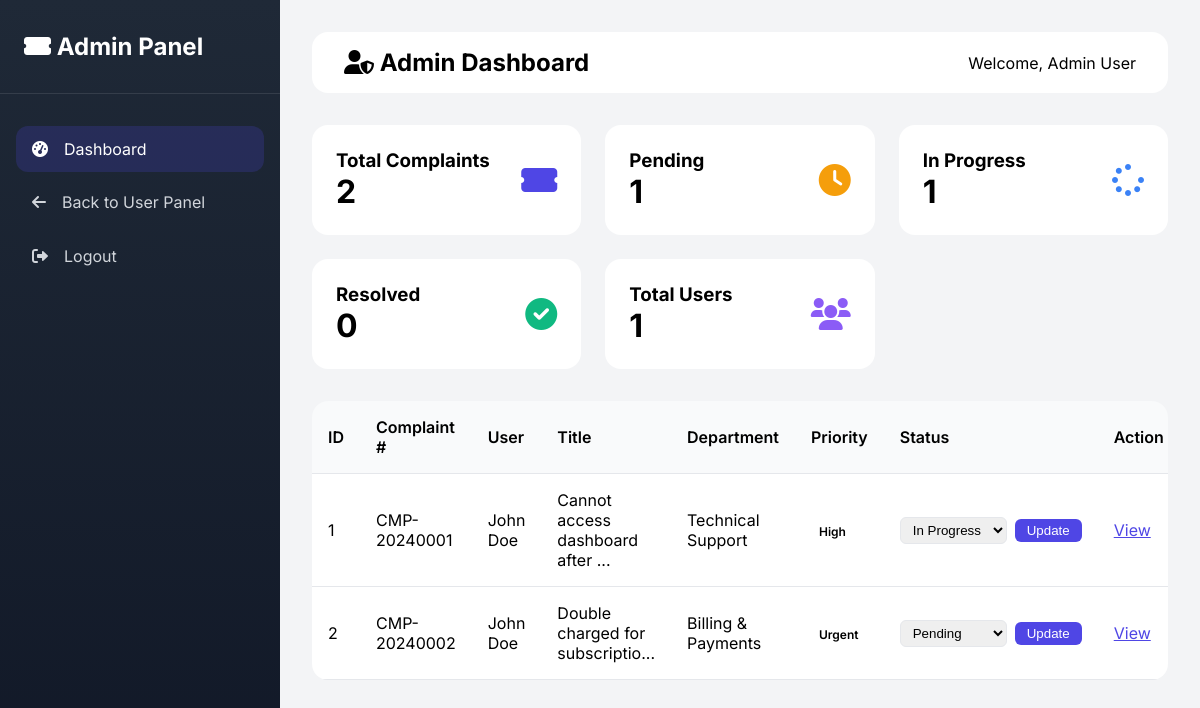
Screenshot of /complaint-2.0/admin/dashboard.php (signed in) with the database file from the repository.
### tables this page shows
CREATE TABLE IF NOT EXISTS complaints (
    id INT AUTO_INCREMENT PRIMARY KEY,
    user_id INT NOT NULL,
    department_id INT NOT NULL,
    complaint_number VARCHAR(20) UNIQUE NOT NULL,
    title VARCHAR(200) NOT NULL,
    description TEXT NOT NULL,
    priority ENUM('low', 'medium', 'high', 'urgent') DEFAULT 'medium',
    status ENUM('pending', 'in-progress', 'review', 'resolved', 'closed', 'rejected') DEFAULT 'pending',
    attachment VARCHAR(255) DEFAULT NULL,
    admin_response TEXT,
    resolved_at DATETIME,
    created_at TIMESTAMP DEFAULT CURRENT_TIMESTAMP,
    updated_at TIMESTAMP DEFAULT CURRENT_TIMESTAMP ON UPDATE CURRENT_TIMESTAMP,
    FOREIGN KEY (user_id) REFERENCES users(id) ON DELETE CASCADE,
    FOREIGN KEY (department_id) REFERENCES departments(id),
    INDEX idx_user (user_id),
    INDEX idx_status (status),
    INDEX idx_priority (priority),
    INDEX idx_complaint_number (complaint_number)
);

CREATE TABLE IF NOT EXISTS users (
    id INT AUTO_INCREMENT PRIMARY KEY,
    name VARCHAR(100) NOT NULL,
    email VARCHAR(100) UNIQUE NOT NULL,
    password VARCHAR(255) NOT NULL,
    phone VARCHAR(20),
    role ENUM('user', 'admin', 'support') DEFAULT 'user',
    profile_pic VARCHAR(255) DEFAULT NULL,
    email_verified BOOLEAN DEFAULT FALSE,
    verification_token VARCHAR(255),
    reset_token VARCHAR(255),
    reset_expires DATETIME,
    created_at TIMESTAMP DEFAULT CURRENT_TIMESTAMP,
    updated_at TIMESTAMP DEFAULT CURRENT_TIMESTAMP ON UPDATE CURRENT_TIMESTAMP,
    last_login DATETIME,
    is_active BOOLEAN DEFAULT TRUE,
    INDEX idx_email (email),
    INDEX idx_role (role)
);

CREATE TABLE IF NOT EXISTS departments (
    id INT AUTO_INCREMENT PRIMARY KEY,
    name VARCHAR(100) NOT NULL,
    description TEXT,
    head_name VARCHAR(100),
    head_email VARCHAR(100),
    response_time_hours INT DEFAULT 24,
    is_active BOOLEAN DEFAULT TRUE,
    created_at TIMESTAMP DEFAULT CURRENT_TIMESTAMP,
    INDEX idx_name (name)
);

### complaint-2.0/admin/dashboard.php (the view, shortened to what this page needs)
<?php
$db = Database::getInstance()->getConnection();
$stats = [];
$stats['total'] = $db->query("SELECT COUNT(*) as count FROM complaints")->fetch_assoc()['count'];
$stats['pending'] = $db->query("SELECT COUNT(*) as count FROM complaints WHERE status = 'pending'")->fetch_assoc()['count'];
$stats['in_progress'] = $db->query("SELECT COUNT(*) as count FROM complaints WHERE status = 'in-progress'")->fetch_assoc()['count'];
$stats['resolved'] = $db->query("SELECT COUNT(*) as count FROM complaints WHERE status = 'resolved'")->fetch_assoc()['count'];
$stats['users'] = $db->query("SELECT COUNT(*) as count FROM users WHERE role = 'user'")->fetch_assoc()['count'];
$complaints = $db->query("
    SELECT c.*, d.name as department_name, u.name as user_name
    FROM complaints c
    JOIN departments d ON c.department_id = d.id
    JOIN users u ON c.user_id = u.id
    ORDER BY c.created_at DESC LIMIT 20
");
?>
<!DOCTYPE html>
<html lang="en">
<head>
    <link rel="stylesheet" href="https://cdnjs.cloudflare.com/ajax/libs/font-awesome/6.0.0-beta3/css/all.min.css">
</head>
<body>
    <div class="sidebar">
        <div class="sidebar-header">
            <h2><i class="fas fa-ticket-alt"></i> Admin Panel</h2>
        </div>
        <div class="sidebar-nav">
            <a href="dashboard.php" class="active"><i class="fas fa-tachometer-alt"></i> Dashboard</a>
            <a href="../dashboard.php"><i class="fas fa-arrow-left"></i> Back to User Panel</a>
            <a href="../logout.php"><i class="fas fa-sign-out-alt"></i> Logout</a>
        </div>
    </div>
    <div class="main-content">
        <div class="top-bar">
            <h2><i class="fas fa-user-shield"></i> Admin Dashboard</h2>
            <div>Welcome, <?= htmlspecialchars($_SESSION['user_name']) ?></div>
        </div>
        <div class="stats-grid">
            <div class="stat-card">
                <div><h3>Total Complaints</h3><div class="stat-number"><?= $stats['total'] ?></div></div>
                <i class="fas fa-ticket-alt fa-2x" style="color: #4f46e5;"></i>
            </div>
            <div class="stat-card">
                <div><h3>Pending</h3><div class="stat-number"><?= $stats['pending'] ?></div></div>
                <i class="fas fa-clock fa-2x" style="color: #f59e0b;"></i>
            </div>
            <div class="stat-card">
                <div><h3>In Progress</h3><div class="stat-number"><?= $stats['in_progress'] ?></div></div>
                <i class="fas fa-spinner fa-2x" style="color: #3b82f6;"></i>
            </div>
            <div class="stat-card">
                <div><h3>Resolved</h3><div class="stat-number"><?= $stats['resolved'] ?></div></div>
                <i class="fas fa-check-circle fa-2x" style="color: #10b981;"></i>
            </div>
            <div class="stat-card">
                <div><h3>Total Users</h3><div class="stat-number"><?= $stats['users'] ?></div></div>
                <i class="fas fa-users fa-2x" style="color: #8b5cf6;"></i>
            </div>
        </div>
        <div class="complaints-table">
            <table>
                <thead>
                    <tr><th>ID</th><th>Complaint #</th><th>User</th><th>Title</th><th>Department</th><th>Priority</th><th>Status</th><th>Action</th></tr>
                </thead>
                <tbody>
                    <?php while ($complaint = $complaints->fetch_assoc()): ?>
                    <tr>
                        <td><?= $complaint['id'] ?></td>
                        <td><?= $complaint['complaint_number'] ?></td>
                        <td><?= htmlspecialchars($complaint['user_name']) ?></td>
                        <td><?= htmlspecialchars(substr($complaint['title'], 0, 30)) ?>...</td>
                        <td><?= htmlspecialchars($complaint['department_name']) ?></td>
                        <td><span class="status-badge status-<?= $complaint['priority'] ?>"><?= ucfirst($complaint['priority']) ?></span></td>
                        <td>
                            <form method="POST" style="display: flex; gap: 0.5rem; align-items: center;">
                                <select name="status" class="status-select">
                                    <option value="pending" <?= $complaint['status'] === 'pending' ? 'selected' : '' ?>>Pending</option>
                                    <option value="in-progress" <?= $complaint['status'] === 'in-progress' ? 'selected' : '' ?>>In Progress</option>
                                </select>
                                <button type="submit" name="update_status" class="btn-update">Update</button>
                            </form>
                        </td>
                        <td><a href="../view-complaint.php?id=<?= $complaint['id'] ?>" style="color: #4f46e5;">View</a></td>
                    </tr>
                    <?php endwhile; ?>
                </tbody>
            </table>
        </div>
    </div>
</body>
</html>

### complaint-2.0/admin/dashboard.php (style rules this page uses)
* { margin: 0; padding: 0; box-sizing: border-box; }
body { font-family: 'Inter', sans-serif; background: #f3f4f6; }
.sidebar { position: fixed; left: 0; top: 0; width: 280px; height: 100%; background: linear-gradient(180deg, #1f2937 0%, #111827 100%); color: white; }
.sidebar-header { padding: 2rem 1.5rem; border-bottom: 1px solid rgba(255,255,255,0.1); }
.sidebar-nav { padding: 2rem 1rem; }
.sidebar-nav a { display: flex; align-items: center; gap: 1rem; padding: 0.8rem 1rem; color: #d1d5db; text-decoration: none; border-radius: 0.75rem; margin-bottom: 0.5rem; }
.sidebar-nav a:hover, .sidebar-nav a.active { background: rgba(79, 70, 229, 0.2); color: white; }
.main-content { margin-left: 280px; padding: 2rem; }
.top-bar { background: white; border-radius: 1rem; padding: 1rem 2rem; display: flex; justify-content: space-between; align-items: center; margin-bottom: 2rem; }
.stats-grid { display: grid; grid-template-columns: repeat(auto-fit, minmax(200px, 1fr)); gap: 1.5rem; margin-bottom: 2rem; }
.stat-card { background: white; border-radius: 1rem; padding: 1.5rem; display: flex; justify-content: space-between; align-items: center; }
.stat-number { font-size: 2rem; font-weight: 700; }
.complaints-table { background: white; border-radius: 1rem; overflow-x: auto; }
table { width: 100%; border-collapse: collapse; }
th, td { padding: 1rem; text-align: left; border-bottom: 1px solid #e5e7eb; }
th { background: #f9fafb; font-weight: 600; }
.status-select { padding: 0.25rem 0.5rem; border-radius: 0.375rem; border: 1px solid #e5e7eb; }
.btn-update { padding: 0.25rem 0.75rem; background: #4f46e5; color: white; border: none; border-radius: 0.375rem; cursor: pointer; }
.status-badge { padding: 0.25rem 0.5rem; border-radius: 2rem; font-size: 0.75rem; font-weight: 600; }

### rows the page displays
complaints: id "1", complaint_number "CMP-20240001", user.name "John Doe", title "Cannot access dashboard after", department.name "Technical Support", priority "High", status "In Progress"
complaints: id "2", complaint_number "CMP-20240002", user.name "John Doe", title "Double charged for subscriptio", department.name "Billing & Payments", priority "Urgent", status "Pending"

### other values shown
$_SESSION['user_name'] "Admin User"
$stats['total'] "2"
$stats['pending'] "1"
$stats['in_progress'] "1"
$stats['resolved'] "0"
$stats['users'] "1"
